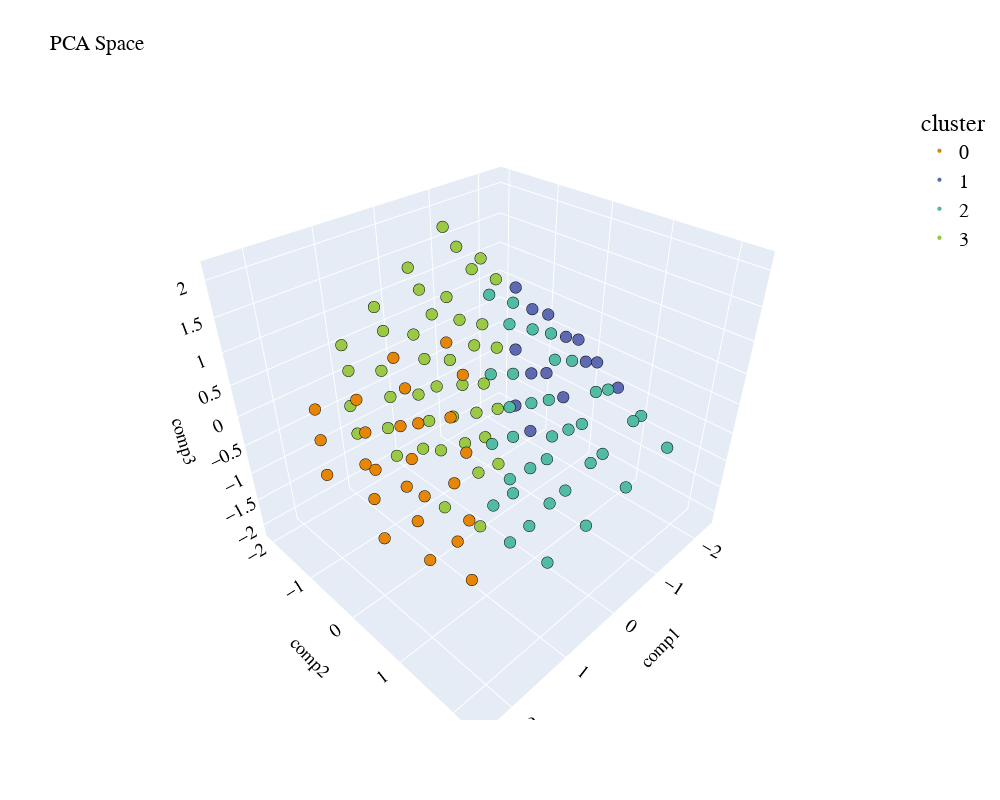

The code cell stored with this chart in its notebook:
### Code cell
pca_3d_object, df_pca_3d = get_pca_3d(rfm_no_outliers.iloc[:, 1:], clusters_predict)
plot_pca_3d(df_pca_3d, title = "PCA Space", opacity=1, width_line = 0.1)
print("The variability is :", pca_3d_object.eigenvalues_summary)

### Figure 1 — Plotly figure (JSON) as saved in the notebook; plotly's stock layout.template omitted (floating-point values rounded to 4 significant figures; data arrays with more than 128 entries replaced by an {"elided": "..."} marker saying what was removed)
{"data": [{"hovertemplate": "cluster=0<br>comp1=%{x}<br>comp2=%{y}<br>comp3=%{z}<extra></extra>", "legendgroup": "0", "marker": {"color": "rgb(229, 134, 6)", "line": {"color": "black", "width": 0.1}, "opacity": 1, "size": 4, "symbol": "circle"}, "mode": "markers", "name": "0", "scene": "scene", "showlegend": true, "type": "scatter3d", "x": {"elided": "1156 float values"}, "y": {"elided": "1156 float values"}, "z": {"elided": "1156 float values"}}, {"hovertemplate": "cluster=1<br>comp1=%{x}<br>comp2=%{y}<br>comp3=%{z}<extra></extra>", "legendgroup": "1", "marker": {"color": "rgb(93, 105, 177)", "line": {"color": "black", "width": 0.1}, "opacity": 1, "size": 4, "symbol": "circle"}, "mode": "markers", "name": "1", "scene": "scene", "showlegend": true, "type": "scatter3d", "x": {"elided": "1093 float values"}, "y": {"elided": "1093 float values"}, "z": {"elided": "1093 float values"}}, {"hovertemplate": "cluster=2<br>comp1=%{x}<br>comp2=%{y}<br>comp3=%{z}<extra></extra>", "legendgroup": "2", "marker": {"color": "rgb(82, 188, 163)", "line": {"color": "black", "width": 0.1}, "opacity": 1, "size": 4, "symbol": "circle"}, "mode": "markers", "name": "2", "scene": "scene", "showlegend": true, "type": "scatter3d", "x": {"elided": "847 float values"}, "y": {"elided": "847 float values"}, "z": {"elided": "847 float values"}}, {"hovertemplate": "cluster=3<br>comp1=%{x}<br>comp2=%{y}<br>comp3=%{z}<extra></extra>", "legendgroup": "3", "marker": {"color": "rgb(153, 201, 69)", "line": {"color": "black", "width": 0.1}, "opacity": 1, "size": 4, "symbol": "circle"}, "mode": "markers", "name": "3", "scene": "scene", "showlegend": true, "type": "scatter3d", "x": {"elided": "952 float values"}, "y": {"elided": "952 float values"}, "z": {"elided": "952 float values"}}], "layout": {"autosize": false, "font": {"color": "black", "family": "Gilroy", "size": 15}, "height": 800, "legend": {"font": {"size": 20}, "title": {"font": {"family": "Times New Roman"}, "text": "cluster"}, "tracegroupgap": 0}, "scene": {"domain": {"x": [0, 1], "y": [0, 1]}, "xaxis": {"title": {"font": {"color": "black"}, "text": "comp1"}}, "yaxis": {"title": {"font": {"color": "black"}, "text": "comp2"}}, "zaxis": {"title": {"font": {"color": "black"}, "text": "comp3"}}}, "showlegend": true, "title": {"text": "PCA Space"}, "width": 1000}}
